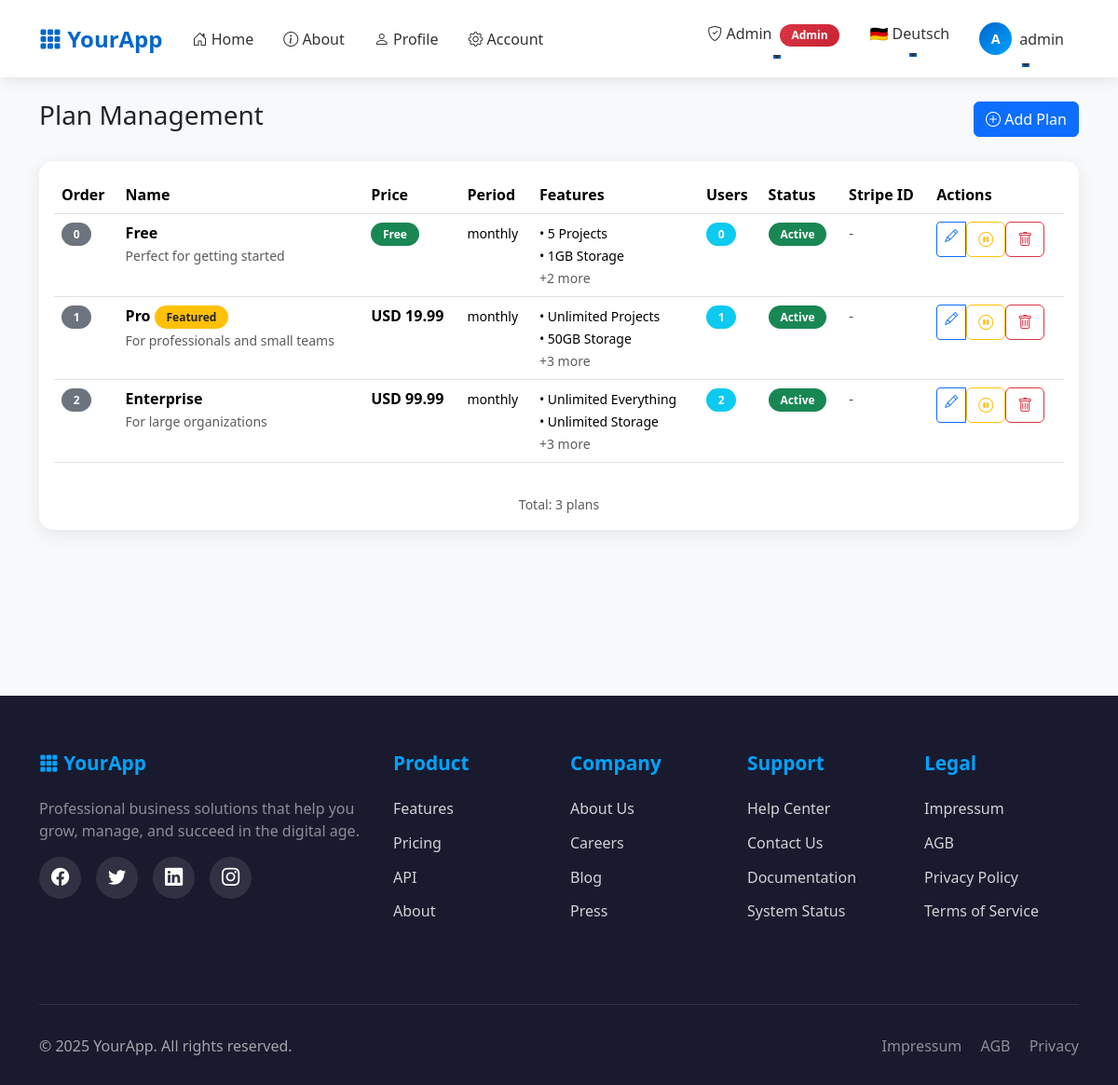
The page /admin/plans (signed in) on the database its author committed.
### app/models/user.py (models this page shows, shortened)
class User(UserMixin, db.Model):
    id = db.Column(db.Integer, primary_key=True)
    email = db.Column(db.String(255), unique=True, nullable=False, index=True)
    language = db.Column(db.String(5), default='en')
    role = db.Column(db.String(20), nullable=False, default='user', index=True)
    password_hash = db.Column(db.String(255), nullable=False)
    created_at = db.Column(db.DateTime, default=datetime.utcnow, nullable=False)
    confirmed_at = db.Column(db.DateTime, nullable=True)
    is_active = db.Column(db.Boolean, default=True, nullable=False, index=True)
    plan_id = db.Column(db.Integer, db.ForeignKey('plan.id'), nullable=True)
    plan = db.relationship('Plan', back_populates='users')
    plan_subscribed_at = db.Column(db.DateTime, nullable=True)
    billing = db.relationship("BillingProfile", uselist=False, back_populates="user", cascade="all, delete-orphan")
    api_keys = db.relationship("APIKey", back_populates="user", cascade="all, delete-orphan", lazy='dynamic')
    @property
    def is_authenticated(self):
        return True

### app/models/plan.py (models this page shows, shortened)
class Plan(db.Model):
    id = db.Column(db.Integer, primary_key=True)
    name = db.Column(db.String(100), nullable=False, unique=True)
    description = db.Column(db.Text, nullable=True)
    option1 = db.Column(db.String(255), nullable=True)  # e.g., "10 Projects"
    option2 = db.Column(db.String(255), nullable=True)  # e.g., "Unlimited Storage"
    option3 = db.Column(db.String(255), nullable=True)  # Additional feature
    option4 = db.Column(db.String(255), nullable=True)  # Additional feature
    option5 = db.Column(db.String(255), nullable=True)  # Additional feature
    price = db.Column(db.Numeric(10, 2), nullable=False, default=0.00)
    currency = db.Column(db.String(3), nullable=False, default='USD')
    billing_period = db.Column(db.String(20), nullable=False, default='monthly')  # monthly, yearly, lifetime
    stripe_price_id = db.Column(db.String(255), nullable=True)  # Stripe Price ID
    stripe_product_id = db.Column(db.String(255), nullable=True)  # Stripe Product ID
    is_active = db.Column(db.Boolean, default=True, nullable=False)
    is_featured = db.Column(db.Boolean, default=False, nullable=False)
    sort_order = db.Column(db.Integer, default=0)  # For display ordering
    created_at = db.Column(db.DateTime, default=datetime.utcnow, nullable=False)
    updated_at = db.Column(db.DateTime, default=datetime.utcnow, onupdate=datetime.utcnow)
    users = db.relationship('User', back_populates='plan', lazy='dynamic')
    @property
    def features_list(self):
        features = []
        for i in range(1, 6):
            option = getattr(self, f'option{i}', None)
            if option:
                features.append(option)
        return features

### app/blueprints/admin/routes.py (the view)
@bp.route('/plans')
@login_required
@roles_required('admin')
def plans():
    page = request.args.get('page', 1, type=int)
    per_page = 20
    pagination = Plan.query.order_by(Plan.sort_order.asc(), Plan.created_at.desc()).paginate(
        page=page, per_page=per_page, error_out=False
    )
    plans = pagination.items
    return render_template(
        'admin/plans.html',
        plans=plans,
        pagination=pagination
    )

### app/templates/admin/plans.html (shortened to what this page needs)
{% extends "base.html" %}
{% block content %}
<div class="d-flex justify-content-between align-items-center mb-4">
  <h1 class="h3">{{ _('Plan Management') }}</h1>
  <a href="{{ url_for('admin.add_plan') }}" class="btn btn-primary">
    <i class="bi bi-plus-circle"></i> {{ _('Add Plan') }}
  </a>
</div>
<div class="card">
  <div class="card-body">
    {% if plans %}
      <div class="table-responsive">
        <table class="table table-hover">
          <thead>
            <tr>
              <th>{{ _('Order') }}</th>
              <th>{{ _('Name') }}</th>
              <th>{{ _('Price') }}</th>
              <th>{{ _('Period') }}</th>
              <th>{{ _('Features') }}</th>
              <th>{{ _('Users') }}</th>
              <th>{{ _('Status') }}</th>
              <th>{{ _('Stripe ID') }}</th>
              <th>{{ _('Actions') }}</th>
            </tr>
          </thead>
          <tbody>
            {% for plan in plans %}
            <tr class="{% if not plan.is_active %}table-secondary{% endif %}">
              <td>
                <span class="badge bg-secondary">{{ plan.sort_order }}</span>
              </td>
              <td>
                <strong>{{ plan.name }}</strong>
                {% if plan.is_featured %}
                  <span class="badge bg-warning text-dark">{{ _('Featured') }}</span>
                {% endif %}
                {% if plan.description %}
                  <br><small class="text-muted">{{ plan.description[:50] }}{% if plan.description|length > 50 %}...{% endif %}</small>
                {% endif %}
              </td>
              <td>
                {% if plan.price == 0 %}
                  <span class="badge bg-success">{{ _('Free') }}</span>
                {% else %}
                  <strong>{{ plan.currency }} {{ plan.price }}</strong>
                {% endif %}
              </td>
              <td>
                <small>{{ plan.billing_period }}</small>
              </td>
              <td>
                <small>
                  {% for feature in plan.features_list[:2] %}
                    • {{ feature }}<br>
                  {% endfor %}
                  {% if plan.features_list|length > 2 %}
                    <span class="text-muted">+{{ plan.features_list|length - 2 }} more</span>
                  {% endif %}
                </small>
              </td>
              <td>
                <span class="badge bg-info">{{ plan.users.count() }}</span>
              </td>
              <td>
                {% if plan.is_active %}
                  <span class="badge bg-success">{{ _('Active') }}</span>
                {% else %}
                  <span class="badge bg-danger">{{ _('Disabled') }}</span>
                {% endif %}
              </td>
              <td>
                {% if plan.stripe_price_id %}
                  <small class="text-muted">{{ plan.stripe_price_id[:20] }}...</small>
                {% else %}
                  <span class="text-muted">-</span>
                {% endif %}
              </td>
              <td>
                <div class="btn-group btn-group-sm" role="group">
                  <a href="{{ url_for('admin.edit_plan', plan_id=plan.id) }}"
                     class="btn btn-outline-primary"
                     title="{{ _('Edit') }}">
                    <i class="bi bi-pencil"></i>
                  </a>
                  <form method="POST" action="{{ url_for('admin.toggle_plan_status', plan_id=plan.id) }}" style="display: inline;">
                    <button type="submit"
                            class="btn btn-outline-{% if plan.is_active %}warning{% else %}success{% endif %}"
                            title="{% if plan.is_active %}{{ _('Disable') }}{% else %}{{ _('Enable') }}{% endif %}"
                            onclick="return confirm('{{ _('Are you sure?') }}')">
                      {% if plan.is_active %}
                        <i class="bi bi-pause-circle"></i>
                      {% else %}
                        <i class="bi bi-play-circle"></i>
                      {% endif %}
                    </button>
                  </form>
                  <form method="POST" action="{{ url_for('admin.delete_plan', plan_id=plan.id) }}" style="display: inline;">
                    <button type="submit"
                            class="btn btn-outline-danger"
                            title="{{ _('Delete') }}"
                            onclick="return confirm('{{ _('Delete this plan? This cannot be undone.') }}')">
                      <i class="bi bi-trash"></i>
                    </button>
                  </form>
                </div>
              </td>
            </tr>
            {% endfor %}
          </tbody>
        </table>
      </div>
      <div class="text-center mt-3 text-muted">
        <small>{{ _('Total') }}: {{ pagination.total }} {{ _('plans') }}</small>
      </div>
    {% endif %}
  </div>
</div>
<link rel="stylesheet" href="https://cdn.jsdelivr.net/npm/bootstrap-icons@1.10.0/font/bootstrap-icons.css">
{% endblock %}

### app/templates/base.html (shortened to what this page needs)
<!doctype html>
<html lang="en">
<head>
    <link href="https://cdn.jsdelivr.net/npm/bootstrap@5.3.3/dist/css/bootstrap.min.css" rel="stylesheet">
    <link rel="stylesheet" href="https://cdn.jsdelivr.net/npm/bootstrap-icons@1.11.0/font/bootstrap-icons.css">
    <link href="{{ url_for('static', filename='css/app.css') }}" rel="stylesheet">
</head>
<body>
    <nav class="navbar navbar-expand-lg navbar-light sticky-top">
        <div class="container">
            <a class="navbar-brand" href="{{ url_for('main.index') }}">
                <i class="bi bi-grid-3x3-gap-fill"></i> YourApp
            </a>
            <div class="collapse navbar-collapse" id="navbarNav">
                <ul class="navbar-nav me-auto">
                    <li class="nav-item">
                        <a class="nav-link" href="{{ url_for('main.index') }}">
                            <i class="bi bi-house-door"></i> {{ _('Home') }}
                        </a>
                    </li>
                    <li class="nav-item">
                        <a class="nav-link" href="{{ url_for('main.about') }}">
                            <i class="bi bi-info-circle"></i> {{ _('About') }}
                        </a>
                    </li>
                    {% if current_user.is_authenticated %}
                    <li class="nav-item">
                        <a class="nav-link" href="{{ url_for('main.profile') }}">
                            <i class="bi bi-person"></i> {{ _('Profile') }}
                        </a>
                    </li>
                    <li class="nav-item">
                        <a class="nav-link" href="{{ url_for('account.overview') }}">
                            <i class="bi bi-gear"></i> {{ _('Account') }}
                        </a>
                    </li>
                    {% endif %}
                </ul>
                <ul class="navbar-nav">
                    {% if current_user.is_authenticated %}
                        {% if current_user.role == 'admin' %}
                        <li class="nav-item dropdown">
                            <a class="nav-link dropdown-toggle" href="#" id="adminDropdown" role="button"
                               data-bs-toggle="dropdown" aria-expanded="false">
                                <i class="bi bi-shield-check"></i> {{ _('Admin') }}
                                <span class="badge badge-admin ms-1">Admin</span>
                            </a>
                        </li>
                        {% endif %}
                        <li class="nav-item dropdown language-dropdown">
                            <a class="nav-link dropdown-toggle" href="#" id="languageDropdown" role="button"
                               data-bs-toggle="dropdown" aria-expanded="false">
                                {% if current_user.language == 'de' %}
                                    🇩🇪 Deutsch
                                {% else %}
                                    🇬🇧 English
                                {% endif %}
                            </a>
                        </li>
                        <li class="nav-item dropdown">
                            <a class="nav-link dropdown-toggle d-flex align-items-center" href="#" id="userDropdown"
                               role="button" data-bs-toggle="dropdown" aria-expanded="false">
                                <div class="user-avatar me-2">
                                    {{ current_user.email[0]|upper }}
                                </div>
                                <span class="d-none d-lg-inline">{{ current_user.email.split('@')[0] }}</span>
                            </a>
                        </li>
                    {% endif %}
                </ul>
            </div>
        </div>
    </nav>
    <main class="py-4">
        <div class="container">
            {% block content %}{% endblock %}
        </div>
    </main>
    <footer class="footer">
        <div class="container">
            <div class="row">
                <div class="col-lg-4 mb-4">
                    <h3 class="footer-title">
                        <i class="bi bi-grid-3x3-gap-fill"></i> YourApp
                    </h3>
                    <p class="text-white-50">Professional business solutions that help you grow, manage, and succeed in the digital age.</p>
                    <div class="social-links">
                        <a href="#" aria-label="Facebook"><i class="bi bi-facebook"></i></a>
                        <a href="#" aria-label="Twitter"><i class="bi bi-twitter"></i></a>
                        <a href="#" aria-label="LinkedIn"><i class="bi bi-linkedin"></i></a>
                        <a href="#" aria-label="Instagram"><i class="bi bi-instagram"></i></a>
                    </div>
                </div>
                <div class="col-lg-2 col-md-6 mb-4">
                    <h4 class="footer-title">Product</h4>
                    <ul class="footer-links">
                        <li><a href="{{ url_for('main.index') }}#features">Features</a></li>
                        <li><a href="{{ url_for('account.view_plan') }}">Pricing</a></li>
                        <li><a href="/api/v1/ping">API</a></li>
                        <li><a href="{{ url_for('main.about') }}">About</a></li>
                    </ul>
                </div>
                <div class="col-lg-2 col-md-6 mb-4">
                    <h4 class="footer-title">Company</h4>
                    <ul class="footer-links">
                        <li><a href="{{ url_for('main.about') }}">About Us</a></li>
                        <li><a href="/careers">Careers</a></li>
                        <li><a href="/blog">Blog</a></li>
                        <li><a href="/press">Press</a></li>
                    </ul>
                </div>
                <div class="col-lg-2 col-md-6 mb-4">
                    <h4 class="footer-title">Support</h4>
                    <ul class="footer-links">
                        <li><a href="/help">Help Center</a></li>
                        <li><a href="/contact">Contact Us</a></li>
                        <li><a href="/docs">Documentation</a></li>
                        <li><a href="/status">System Status</a></li>
                    </ul>
                </div>
                <div class="col-lg-2 col-md-6 mb-4">
                    <h4 class="footer-title">Legal</h4>
                    <ul class="footer-links">
                        <li><a href="/impressum">Impressum</a></li>
                        <li><a href="/agb">AGB</a></li>
                        <li><a href="/privacy">Privacy Policy</a></li>
                        <li><a href="/terms">Terms of Service</a></li>
                    </ul>
                </div>
            </div>
            <div class="footer-bottom">
                <div class="row">
                    <div class="col-md-6 text-center text-md-start mb-3 mb-md-0">
                        <p class="mb-0">&copy; 2025 YourApp. All rights reserved.</p>
                    </div>
                    <div class="col-md-6 text-center text-md-end">
                        <p class="mb-0">
                            <a href="/impressum" class="text-white-50 text-decoration-none me-3">Impressum</a>
                            <a href="/agb" class="text-white-50 text-decoration-none me-3">AGB</a>
                            <a href="/privacy" class="text-white-50 text-decoration-none">Privacy</a>
                        </p>
                    </div>
                </div>
            </div>
        </div>
    </footer>
</body>
</html>

### rows shown on the page
User: email "A", email "admin"
Plan: sort_order "0", name "Free", description "Perfect for getting started", billing_period "monthly", option1 "5 Projects", option2 "1GB Storage", features_list|length "2", users.count "0", is_active True (drawn)
Plan: sort_order "1", name "Pro", description "For professionals and small teams", currency "USD", price "19.99", billing_period "monthly", option1 "Unlimited Projects", option2 "50GB Storage", features_list|length "3", users.count "1", is_active True (drawn)
Plan: sort_order "2", name "Enterprise", description "For large organizations", currency "USD", price "99.99", billing_period "monthly", option1 "Unlimited Everything", option2 "Unlimited Storage", features_list|length "3", users.count "2", is_active True (drawn)

### other values the page prints
{{ pagination.total }} "3"
